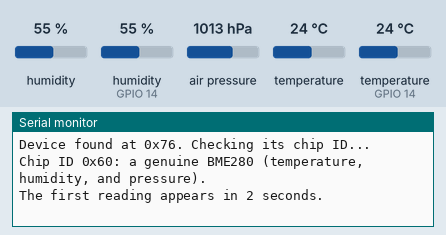
Simulated run of this sketch. Board: ESP32. Parts: the last lines printed to the serial monitor. Inputs (shaded band) come from the test bench; at power-on: humidity 55 %, humidity (sensor on GPIO 14) 55 %, air pressure 1013 hPa, temperature (sensor on GPIO 14) 24 °C, temperature 24 °C.

Above: at 1.7 s.
1.8 s: humidity (sensor 0) set to 22 %
At 2.9 s:
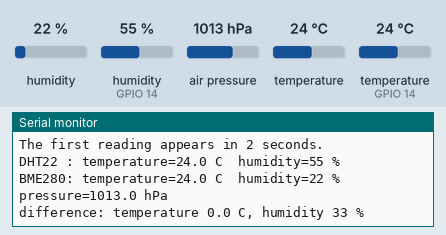
4.8 s: humidity (sensor on GPIO 14) set to 22 %
At 6.9 s:
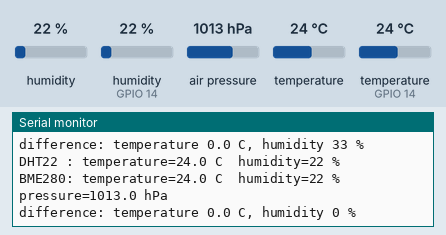
7.8 s: air pressure set to 952 hPa
At 8.9 s:
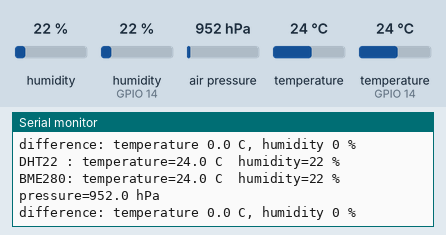
10.8 s: temperature (sensor on GPIO 14) set to 12 °C
At 13.5 s:
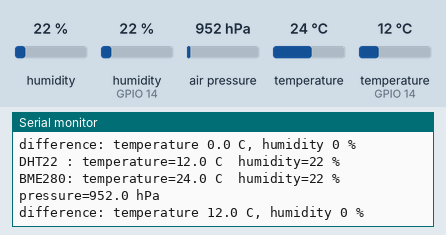
13.8 s: temperature (sensor 0) set to 12 °C
At 16.1 s:
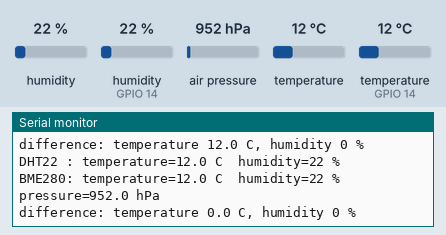
16.8 s: humidity (sensor on GPIO 14) set to 40 %
At 20.1 s:
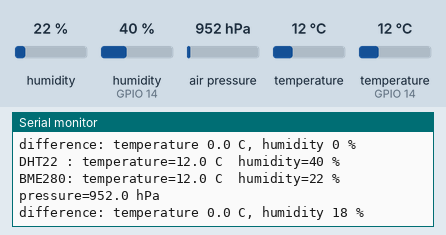
Timing chart, 0 to 20.8 s (numbered marks = the images above; inputs shaded):
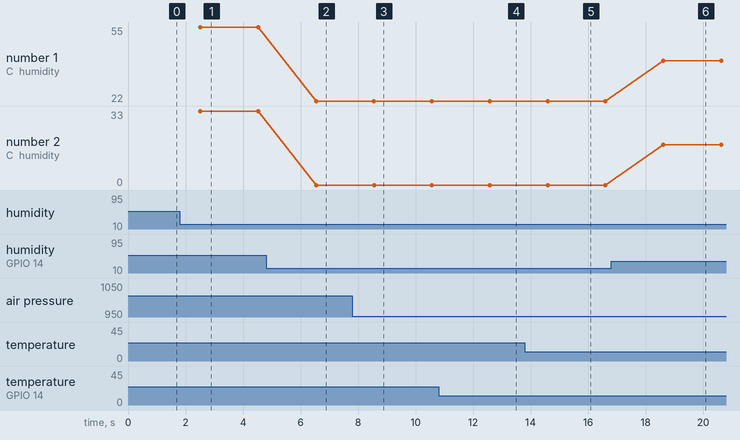

The sketch:

module07_bme280.ino
```cpp
// Module 7 - Practice 3: the BME280 on the I2C bus, compared with the DHT22
// BME280: SDA to D21, SCL to D22 (the same bus as the OLED display). The DHT22 stays on D14.
// Libraries: Adafruit BME280 Library 2.3.0 (installed with it: Adafruit Unified Sensor 1.1.15 and Adafruit BusIO 1.17.4)
//            and DHT sensor library 1.4.7 (from Module 6).

#include <Wire.h>
#include <Adafruit_BME280.h>
#include <DHT.h>

const int PIN_SDA = 21;  // D21: I2C data line (canonical pin map)
const int PIN_SCL = 22;  // D22: I2C clock line (canonical pin map)
const int PIN_DHT = 14;  // D14: DHT22 (canonical pin map)

Adafruit_BME280 bme;
DHT dht(PIN_DHT, DHT22);
bool bmeReady = false;  // true if a genuine BME280 was found

// Returns true if a device responds at that address (the I2C scanner's trick).
bool deviceAt(byte address) {
  Wire.beginTransmission(address);
  return Wire.endTransmission() == 0;
}

void printHex(int value) {
  Serial.print("0x");
  if (value < 0x10) {
    Serial.print("0");
  }
  Serial.print(value, HEX);
}

// Looks for the BME280 at both of its addresses, then checks its "ID card" (the chip ID).
bool setupBme() {
  byte address = 0;
  if (deviceAt(0x76)) {
    address = 0x76;
  } else if (deviceAt(0x77)) {
    address = 0x77;
  }
  if (address == 0) {
    Serial.println("No device at 0x76 or 0x77. Check the four BME280 wires.");
    return false;
  }
  Serial.print("Device found at ");
  printHex(address);
  Serial.println(". Checking its chip ID...");

  if (bme.begin(address)) {
    Serial.println("Chip ID 0x60: a genuine BME280 (temperature, humidity, and pressure).");
    return true;
  }
  int id = bme.sensorID();  // the chip ID that was just read from that device
  Serial.print("Its chip ID is ");
  printHex(id);
  Serial.print(", not 0x60. ");
  if (id == 0x56 || id == 0x57 || id == 0x58) {
    Serial.println("This is a BMP280: temperature and pressure only, NO humidity.");
  } else if (id == 0x55) {
    Serial.println("This is a BMP180: the BME280's older cousin, temperature and pressure only.");
  } else if (id == 0x61) {
    Serial.println("This is a BME680: it has a gas sensor too and needs a different library.");
  } else {
    Serial.println("Unknown chip.");
  }
  return false;
}

void setup() {
  Serial.begin(115200);
  delay(500);
  Serial.println();
  Wire.begin(PIN_SDA, PIN_SCL);
  dht.begin();
  bmeReady = setupBme();
  Serial.println("The first reading appears in 2 seconds.");
}

void loop() {
  delay(2000);  // the DHT22 can be read at most once every 2 seconds

  float dhtTemperature = dht.readTemperature();
  float dhtHumidity = dht.readHumidity();

  Serial.print("DHT22 : temperature=");
  if (isnan(dhtTemperature) || isnan(dhtHumidity)) {
    Serial.println("-- (read failed)");
  } else {
    Serial.print(dhtTemperature, 1);
    Serial.print(" C  humidity=");
    Serial.print(dhtHumidity, 0);
    Serial.println(" %");
  }

  if (!bmeReady) {
    Serial.println("BME280: not ready (see the message above)");
    return;
  }
  float bmeTemperature = bme.readTemperature();    // degrees Celsius
  float bmeHumidity = bme.readHumidity();          // percent
  float pressure = bme.readPressure() / 100.0;     // pascals divided by 100 = hPa
  Serial.print("BME280: temperature=");
  Serial.print(bmeTemperature, 1);
  Serial.print(" C  humidity=");
  Serial.print(bmeHumidity, 0);
  Serial.print(" %  pressure=");
  Serial.print(pressure, 1);
  Serial.println(" hPa");

  if (!isnan(dhtTemperature) && !isnan(dhtHumidity)) {
    Serial.print("difference: temperature ");
    Serial.print(fabs(bmeTemperature - dhtTemperature), 1);  // fabs = absolute value, always positive
    Serial.print(" C, humidity ");
    Serial.print(fabs(bmeHumidity - dhtHumidity), 0);
    Serial.println(" %");
  }
  Serial.println();
}
```

Measured:
- after the input at 1.8 s, the serial monitor: prints a new line after 0.72 s (image 1)
- after the input at 4.8 s, the serial monitor: prints a new line after 1.7 s (image 2)
- after the input at 7.8 s, the serial monitor: prints a new line after 0.76 s (image 3)
- after the input at 10.8 s, the serial monitor: prints a new line after 1.8 s (image 4)
- after the input at 13.8 s, the serial monitor: prints a new line after 0.79 s (image 5)
- after the input at 16.8 s, the serial monitor: prints a new line after 1.8 s (image 6)
- plotted number 1: 22 → 40 after the input at 16.8 s
- plotted number 2: 0 → 18 after the input at 16.8 s
